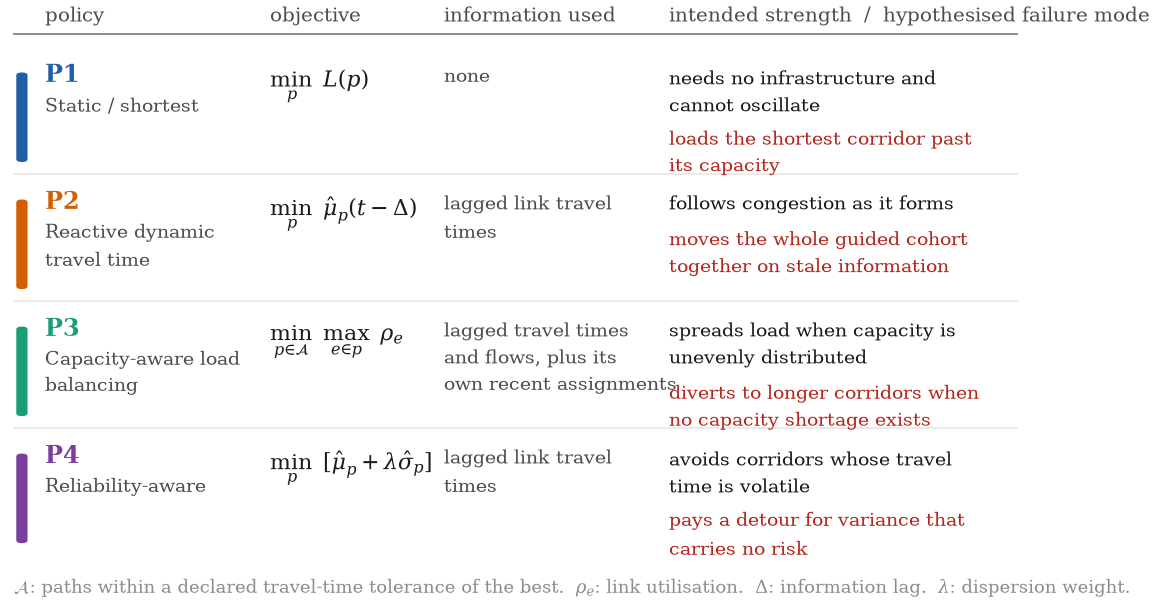

The script that saved this image:
"""Figure 2 -- the policy portfolio and the failure mechanism each one is
exposed to.  The two right-hand entries state a HYPOTHESIS, fixed before the
experiment; the paper reports whether each was observed."""
import os, sys, textwrap
import matplotlib.pyplot as plt
from matplotlib.patches import FancyBboxPatch
sys.path.insert(0, os.path.dirname(os.path.abspath(__file__)))
import style as ST

ROWS = [
    ("P1", "Static / shortest", r"$\min_p\ L(p)$", "none",
     "needs no infrastructure and cannot oscillate",
     "loads the shortest corridor past its capacity"),
    ("P2", "Reactive dynamic travel time", r"$\min_p\ \hat\mu_p(t-\Delta)$",
     "lagged link travel times",
     "follows congestion as it forms",
     "moves the whole guided cohort together on stale information"),
    ("P3", "Capacity-aware load balancing",
     r"$\min_{p\in\mathcal{A}}\ \max_{e\in p}\ \rho_e$",
     "lagged travel times and flows, plus its own recent assignments",
     "spreads load when capacity is unevenly distributed",
     "diverts to longer corridors when no capacity shortage exists"),
    ("P4", "Reliability-aware", r"$\min_p\ [\hat\mu_p + \lambda\hat\sigma_p]$",
     "lagged link travel times",
     "avoids corridors whose travel time is volatile",
     "pays a detour for variance that carries no risk"),
]
# column left edge, wrap width in characters
COLS = {"policy": (4.0, 22), "obj": (26.0, 0), "info": (43.0, 22),
        "mech": (65.0, 33)}


def main():
    ST.setup()
    fig, ax = plt.subplots(figsize=(6.6, 3.75))
    ax.set_xlim(0, 100); ax.set_ylim(0, 100); ax.axis("off")
    for key, head in (("policy", "policy"), ("obj", "objective"),
                      ("info", "information used"),
                      ("mech", "intended strength  /  hypothesised failure mode")):
        ax.text(COLS[key][0], 96.0, head, fontsize=ST.TEXT - 0.8,
                color=ST.INK2, va="bottom")
    ax.plot([1.0, 99], [94.6, 94.6], color=ST.INK3, lw=0.7)

    top, h = 89.5, 22.0
    for i, (pid, name, obj, info, strength, fail) in enumerate(ROWS):
        y = top - i * h
        c = ST.POL[pid]
        ax.add_patch(FancyBboxPatch((1.2, y - h + 5.0), 1.1, h - 6.5,
                                    boxstyle="round,pad=0,rounding_size=0.5",
                                    facecolor=c, edgecolor="none"))
        ax.text(COLS["policy"][0], y, pid, fontsize=ST.TEXT + 0.5, color=c,
                fontweight="bold", va="top")
        ax.text(COLS["policy"][0], y - 5.0,
                "\n".join(textwrap.wrap(name, COLS["policy"][1])),
                fontsize=ST.TEXT - 1.3, color=ST.INK2, va="top", linespacing=1.4)
        ax.text(COLS["obj"][0], y - 1.0, obj, fontsize=ST.TEXT, color=ST.INK,
                va="top")
        ax.text(COLS["info"][0], y,
                "\n".join(textwrap.wrap(info, COLS["info"][1])),
                fontsize=ST.TEXT - 1.3, color=ST.INK2, va="top", linespacing=1.45)
        sw = textwrap.wrap(strength, COLS["mech"][1])
        ax.text(COLS["mech"][0], y, "\n".join(sw), fontsize=ST.TEXT - 1.3,
                color=ST.INK, va="top", linespacing=1.45)
        ax.text(COLS["mech"][0], y - 4.6 * len(sw) - 1.6,
                "\n".join(textwrap.wrap(fail, COLS["mech"][1])),
                fontsize=ST.TEXT - 1.3, color=ST.WARN, va="top", linespacing=1.45)
        if i < len(ROWS) - 1:
            ax.plot([1.0, 99], [y - h + 3.0, y - h + 3.0], color=ST.GRID, lw=0.6)
    ax.text(1.0, -3.0, r"$\mathcal{A}$: paths within a declared travel-time "
            r"tolerance of the best.  $\rho_e$: link utilisation.  "
            r"$\Delta$: information lag.  $\lambda$: dispersion weight.",
            fontsize=ST.TEXT - 1.5, color=ST.INK3, va="bottom")
    ST.save(fig, "fig2_portfolio")


if __name__ == "__main__":
    main()
